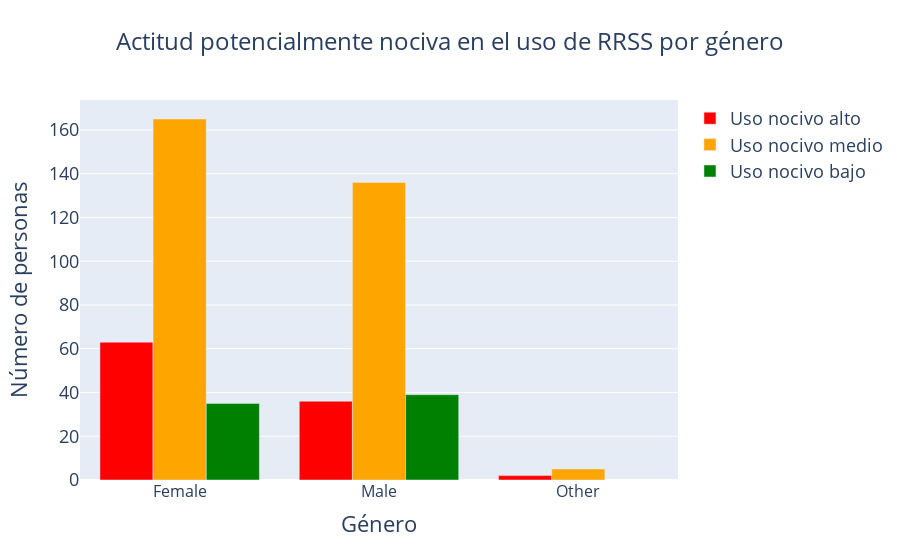

Source (notebook cell):
### Markdown cell above
#### Diferencias por género:
#### Aqui podemos ver la relación entre el género y el uso de RRSS, antes ya hemos visto como correlaban las variables de media de respuestas de uso nocivo y media de respuestas de riesgo para cada grupo segun la intensidad de uso

### Code cell
colores4 = {'Uso nocivo bajo': 'green', 'Uso nocivo medio': 'orange', 'Uso nocivo alto': 'red'}

df = pd.concat([mascara_actitud_ansiosa_baja_1.assign(actitud='Uso nocivo bajo'),
                mascara_actitud_ansiosa_media_1.assign(actitud='Uso nocivo medio'),
                mascara_actitud_ansiosa_alta_1.assign(actitud= 'Uso nocivo alto')])

df_count = df.groupby(['Género', 'actitud']).size().unstack().reset_index()

df_count = df_count[['Género', 'Uso nocivo alto', 'Uso nocivo medio', 'Uso nocivo bajo']]

fig = go.Figure()

for col in df_count.columns[1:]:
    fig.add_trace(go.Bar(x=df_count['Género'], y=df_count[col], name=col, marker_color=colores4[col]))

fig.update_layout(title='Actitud potencialmente nociva en el uso de RRSS por género ',
                  title_x=0.5,
                  title_font=dict(size=24),
                  xaxis_title='Género',
                  yaxis_title='Número de personas',
                  font=dict(size=18))
                    

fig.update_xaxes(tickfont=dict(size=16))
                  

fig.show()

### Figure 1 — Plotly figure (JSON) as saved in the notebook; plotly's stock layout.template omitted (floating-point values rounded to 4 significant figures)
{"data": [{"marker": {"color": "red"}, "name": "Uso nocivo alto", "type": "bar", "x": ["Female", "Male", "Other"], "y": [63, 36, 2]}, {"marker": {"color": "orange"}, "name": "Uso nocivo medio", "type": "bar", "x": ["Female", "Male", "Other"], "y": [165, 136, 5]}, {"marker": {"color": "green"}, "name": "Uso nocivo bajo", "type": "bar", "x": ["Female", "Male", "Other"], "y": [35, 39, null]}], "layout": {"font": {"size": 18}, "title": {"font": {"size": 24}, "text": "Actitud potencialmente nociva en el uso de RRSS por género ", "x": 0.5}, "xaxis": {"tickfont": {"size": 16}, "title": {"text": "Género"}}, "yaxis": {"title": {"text": "Número de personas"}}}}
